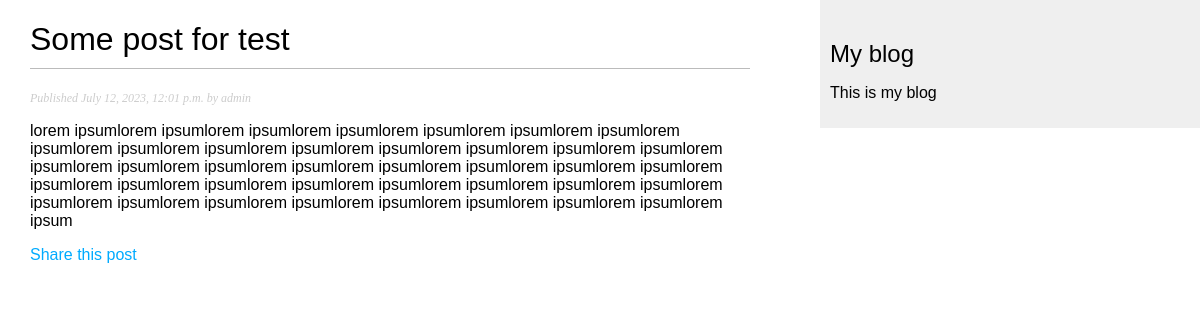
The page /blog/2023/7/12/some-post-for-test/ on the database its author committed.
### blog/models.py (models this page shows, shortened)
class Post(models.Model):
    class Status(models.TextChoices):
        DRAFT = 'DF', 'Draft'
        PUBLISHED = 'PB', 'Published'
    title = models.CharField(max_length=250)
    slug = models.SlugField(max_length=250,
                            unique_for_date='publish')
    author = models.ForeignKey(User,
                               on_delete=models.CASCADE,
                               related_name='blog_posts')
    body = models.TextField()
    publish = models.DateTimeField(default=timezone.now)
    created = models.DateTimeField(auto_now_add=True)
    updated = models.DateTimeField(auto_now=True)
    status = models.CharField(max_length=2,
                              choices=Status.choices,
                              default=Status.DRAFT)
    objects = models.Manager()
    published = PublishedManager()
    class Meta:
        ordering = ['-publish']
        indexes = [
            models.Index(fields=['-publish']),
        ]

### blog/views.py (the view)
# urls.py: path('<int:year>/<int:month>/<int:day>/<slug:post>/', views.post_detail, name='post_detail'),
def post_detail(request, year, month, day, post):
    post = get_object_or_404(Post,
                            status=Post.Status.PUBLISHED,
                            slug=post,
                            publish__year=year,
                            publish__month=month,
                            publish__day=day)
    return render(request,
                  'blog/post/detail.html',
                  {'post': post})

### templates/blog/post/detail.html (shortened to what this page needs)
{% extends "blog/base.html" %}
{% block content %}
    <h1>{{ post.title }}</h1>
        <p class="date">
        Published {{ post.publish }} by {{ post.author }}
        </p>
    {{ post.body|linebreaks }}
    <p>
        <a href="{% url 'blog:post_share' post.id %}">
            Share this post
        </a>
    </p>
{% endblock %}

### static/css/blog.css (style rules this page uses)
body { margin:0; padding:0; font-family:helvetica, sans-serif; }
a { color:#00abff; text-decoration:none; }
h1 { font-weight:normal; border-bottom:1px solid #bbb; padding:0 0 10px 0; }
p.date { color:#ccc; font-family: georgia, serif; font-size: 12px; font-style: italic; }

### rows shown on the page
Post: title "Some post for test", publish "July 12, 2023, 12:01 p.m.", author "admin", body "lorem ipsumlorem ipsumlorem ipsumlorem ipsumlorem ipsumlorem ipsumlorem ipsumlorem ipsumlorem ipsumlorem ipsumlorem ipsumlorem ipsumlorem ipsumlorem ipsumlorem ipsumlorem ipsumlorem ipsumlorem ipsumlorem ipsumlorem ipsumlorem ipsumlorem ipsumlorem ipsumlorem ipsumlorem ipsumlorem ipsumlorem ipsumlorem ipsumlorem ipsumlorem ipsumlorem ipsumlorem ipsumlorem ipsumlorem ipsumlorem ipsumlorem ipsumlorem ipsumlorem ipsumlorem ipsumlorem ipsum"
